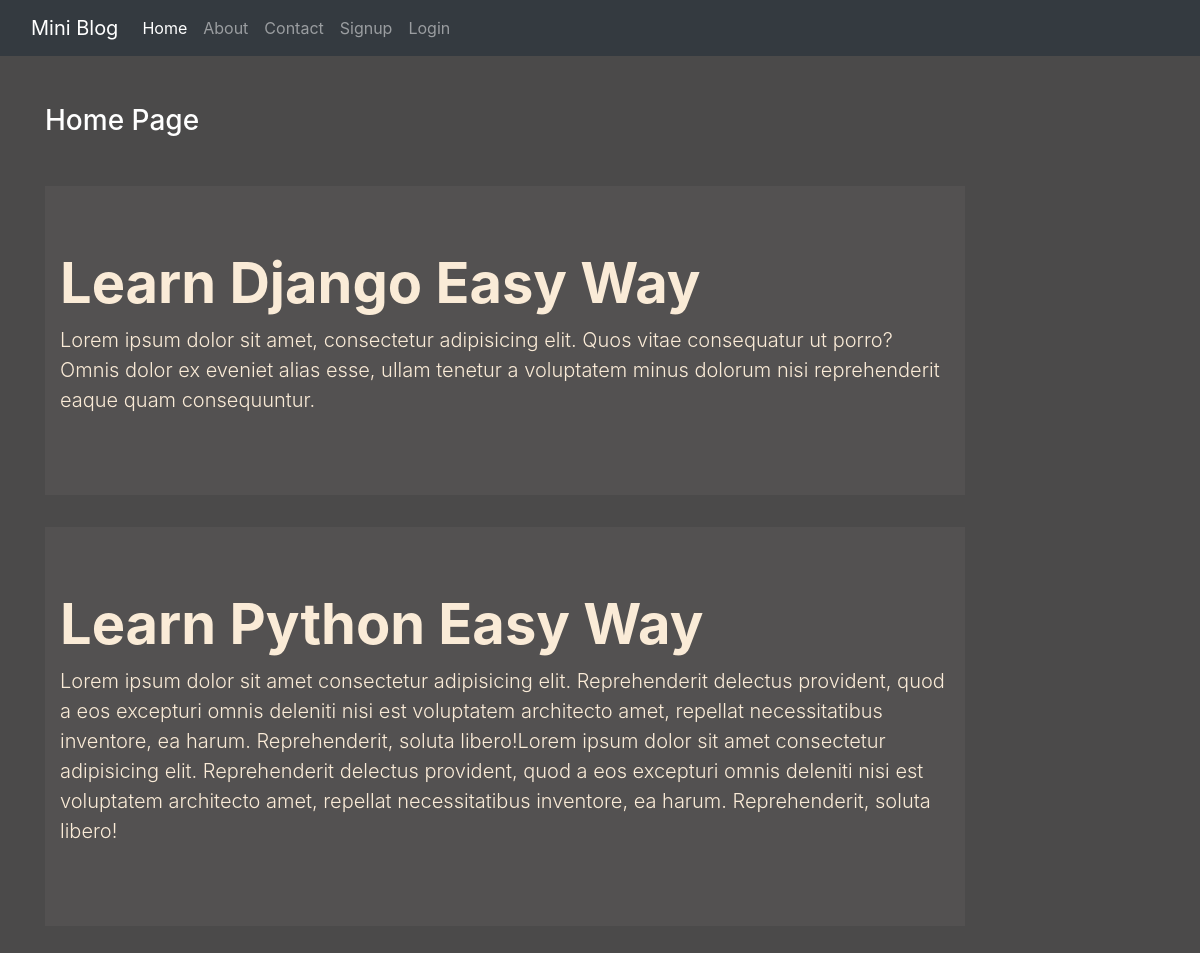
The page / on the database its author committed.
### blog/models.py (models this page shows)
class Post(models.Model):
    title=models.CharField(max_length=150)
    desc=models.TextField()

### blog/views.py (the view)
# urls.py: 2. Add a URL to urlpatterns:  path('', views.home, name='home')
def home(request):
    posts=Post.objects.all()
    return render(request,'blog/home.html',{'posts':posts})

### blog/templates/blog/home.html
{% extends 'blog/base.html' %}
{% load static %}
{% block content %}
<div class="col-sm-10">
    <h3 class="text-white my-5">Home Page</h3>
    {% for post in posts %}
        <div class="jumbotron jumbotron-fluid jumbo-color">
            <div class="container">
                <h1 class="display-4 font-weight-bold">{{post.title}}</h1>
                <p class="lead">{{post.desc}}</p>
            </div>
        </div>
    {% endfor %}
</div>
{% endblock content %}

### blog/static/blog/css/style.css (style rules this page uses)
body { background-color: rgb(75,74,74); color: antiquewhite; }
.jumbo-color { background-color: rgb(83,81,81); }

### rows shown on the page
Post: title "Learn Django Easy Way", desc "Lorem ipsum dolor sit amet, consectetur adipisicing elit. Quos vitae consequatur ut porro? Omnis dolor ex eveniet alias esse, ullam tenetur a voluptatem minus dolorum nisi reprehenderit eaque quam consequuntur."
Post: title "Learn Python Easy Way", desc "Lorem ipsum dolor sit amet consectetur adipisicing elit. Reprehenderit delectus provident, quod a eos excepturi omnis deleniti nisi est voluptatem architecto amet, repellat necessitatibus inventore, ea harum. Reprehenderit, soluta libero!Lorem ipsum dolor sit amet consectetur adipisicing elit. Reprehenderit delectus provident, quod a eos excepturi omnis deleniti nisi est voluptatem architecto amet, repellat necessitatibus inventore, ea harum. Reprehenderit, soluta libero!"
